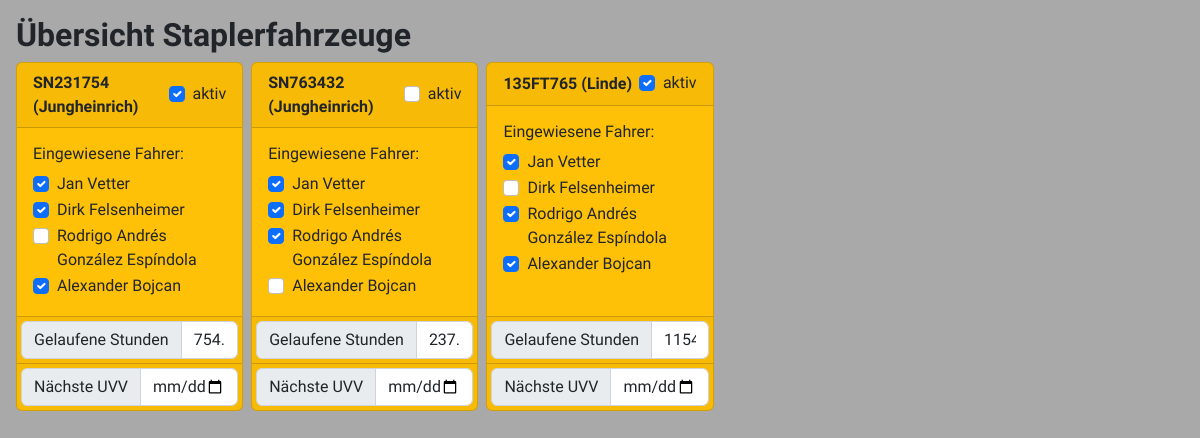
The app's page /, older data.
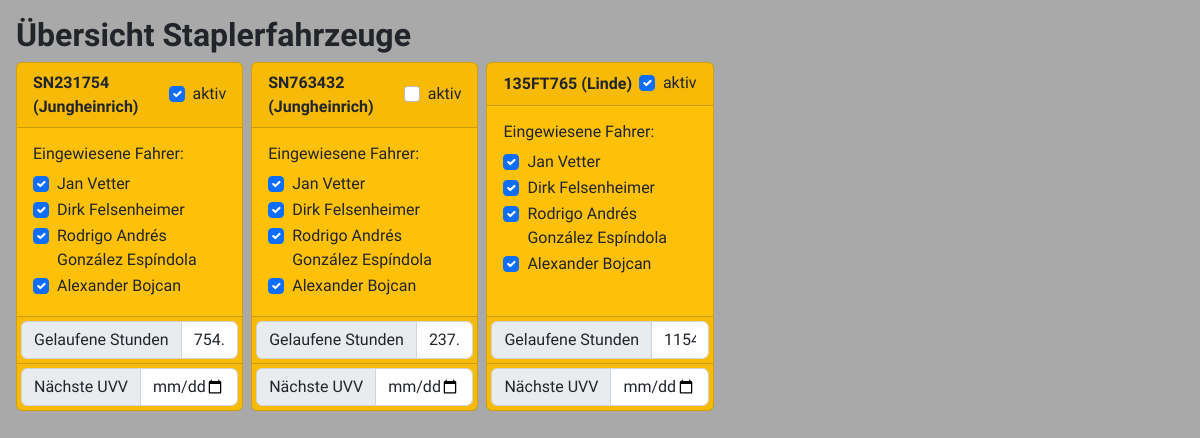
The same page, newer data.
### forklift/models.py (models this page shows, shortened)
class Forklift(models.Model):
    serial_no = models.CharField(max_length=30, unique=True)
    brand = models.CharField(max_length=50)
    model = models.CharField(max_length=50)
    type = models.CharField(max_length=30)
    max_load = models.IntegerField(default=800)
    hours_run = models.CharField(default="0", max_length=10)
    next_check = models.DateField(null=True, blank=True, default=None)
    can_operate = models.BooleanField(default=True)
    allowed_operators = models.JSONField(default=list)
    class Meta:
        db_table = ''
        managed = True
        verbose_name = 'Forklift'
        verbose_name_plural = 'Forklifts'

### forklift/views.py (the view)
# urls.py: path('', views.overview, name='overview'),
def overview(request: HttpRequest) -> HttpResponseBase:
    return render(request, 'forklift/overview.html', {
        'forklifts': Forklift.objects.all(),
    })

### forklift/templates/forklift/overview.html (shortened to what this page needs)
{% extends 'base.html' %}
{% block content %}
    <h2><b>Übersicht Staplerfahrzeuge</b></h2>
    <div style="display: grid; gap: .5rem; grid-template-columns: repeat(5, 1fr);">
        {% for f in forklifts %}
            {% include 'forklift/forklift_card.html' %}
        {% endfor %}
    </div>
{% endblock content %}

### forklift/templates/forklift/forklift_card.html
<div class="card bg-warning">
    <div class="card-header" style="display: flex; align-items: center; justify-content: space-between;">
        <b>{{ f.serial_no }} ({{ f.brand }})</b>
        <div class="form-check">
            <input class="form-check-input" type="checkbox" value="" id="can-operate-{{ f.id }}" {% if f.can_operate %}checked{% endif %} onchange="toggle_can_operate({{f.pk}});">
            <label class="form-check-label" for="can-operate-{{ f.id }}">
                aktiv
            </label>
        </div>
    </div>
    <div class="card-body">
        <h6>Eingewiesene Fahrer:</h6>
        <div class="form-check">
            <input class="form-check-input" type="checkbox" id="operator-3-{{ f.id }}" {% if 3 in f.allowed_operators %}checked{% endif %} onchange="toggle_operator(3, {{f.pk}} );">
            <label class="form-check-label" for="operator-3-{{ f.id }}">
                Jan Vetter
            </label>
        </div>
        <div class="form-check">
            <input class="form-check-input" type="checkbox" id="operator-8-{{ f.id }}" {% if 8 in f.allowed_operators %}checked{% endif %} onchange="toggle_operator(8, {{f.pk}} );">
            <label class="form-check-label" for="operator-8-{{ f.id }}">
                Dirk Felsenheimer
            </label>
        </div>
        <div class="form-check">
            <input class="form-check-input" type="checkbox" id="operator-15-{{ f.id }}" {% if 15 in f.allowed_operators %}checked{% endif %} onchange="toggle_operator(15, {{f.pk}} );">
            <label class="form-check-label" for="operator-15-{{ f.id }}">
                Rodrigo Andrés González Espíndola
            </label>
        </div>
        <div class="form-check">
            <input class="form-check-input" type="checkbox" id="operator-17-{{ f.id }}" {% if 17 in f.allowed_operators %}checked{% endif %} onchange="toggle_operator(17, {{f.pk}} );">
            <label class="form-check-label" for="operator-17-{{ f.id }}">
                Alexander Bojcan
            </label>
        </div>
    </div>
    <div class="card-footer p-1">
        <div class="input-group">
            <span class="input-group-text" id="hours-run-{{ f.id }}">Gelaufene Stunden</span>
            <input type="text" class="form-control" contenteditable value="{{ f.hours_run }}" onchange="update_hours_run({{f.pk}});">
        </div>
    </div>
    <div class="card-footer p-1">
        <div class="input-group">
            <span class="input-group-text" id="hours-run-{{ f.pk }}">Nächste UVV</span>
            <input type="date" class="form-control" value="{{ f.next_check }}">
        </div>
    </div>
</div>

Row changes from the older to the newer data that the page shows:
changed Forklift "SN231754": allowed_operators "☐" → "☑"
changed Forklift "SN763432": allowed_operators "☐" → "☑"
changed Forklift "135FT765": allowed_operators "☐" → "☑"
